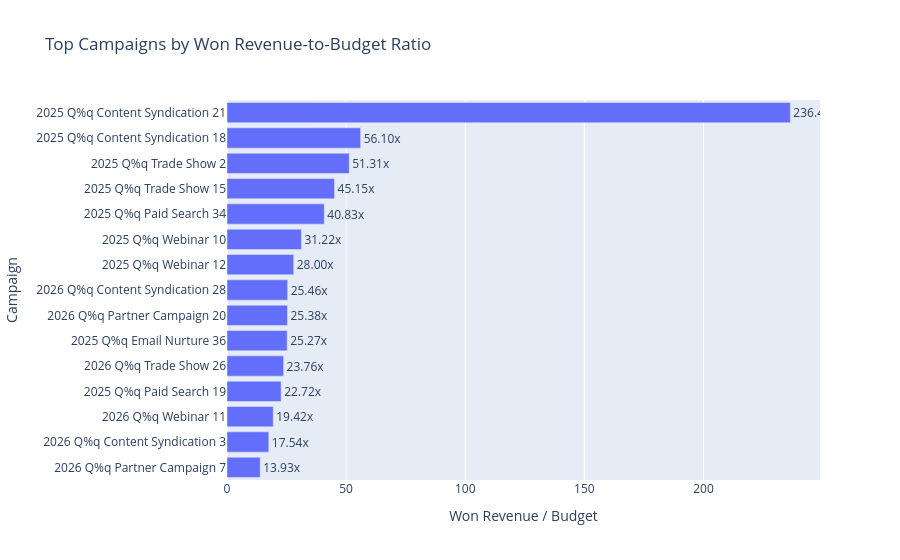

The code cell stored with this chart in its notebook:
### Markdown cell above
## Top campaign ROI

### Code cell
campaign_roi = pd.read_csv(OUT_DIR / "dashboard_campaign_roi.csv")

top_campaigns = campaign_roi.sort_values("won_revenue_to_budget", ascending=True).tail(15)

fig = px.bar(
    top_campaigns,
    x="won_revenue_to_budget",
    y="campaign_name",
    orientation="h",
    text="won_revenue_to_budget",
    title="Top Campaigns by Won Revenue-to-Budget Ratio",
    hover_data=["campaign_type", "budget", "members", "engaged_members", "influenced_opportunities", "won_revenue", "expected_revenue"]
)

fig.update_layout(
    xaxis_title="Won Revenue / Budget",
    yaxis_title="Campaign"
)

fig.update_traces(texttemplate="%{text:.2f}x", textposition="outside")

fig.show()
fig.write_html(VIS_DIR / "03_top_campaign_roi.html")

### Figure 1 — Plotly figure (JSON) as saved in the notebook; plotly's stock layout.template omitted (floating-point values rounded to 4 significant figures)
{"data": [{"alignmentgroup": "True", "customdata": [["Partner Campaign", 16120, 105, 50, 40, 224500, 1385070], ["Content Syndication", 40299, 112, 46, 43, 706847, 1765000.0], ["Webinar", 59795, 118, 52, 47, 1161037, 2513000.0], ["Paid Search", 12528, 110, 39, 34, 284694, 1204000.0], ["Trade Show", 34810, 116, 44, 53, 827055, 2045000.0], ["Email Nurture", 61512, 123, 50, 49, 1554558, 2620000.0], ["Partner Campaign", 13193, 141, 50, 39, 334832, 1605000.0], ["Content Syndication", 51307, 128, 55, 47, 1306485, 3348000.0], ["Webinar", 29517, 109, 44, 48, 826385, 2309000.0], ["Webinar", 18840, 129, 62, 38, 588120, 1561000.0], ["Paid Search", 15331, 96, 43, 56, 625902, 3013000.0], ["Trade Show", 13593, 110, 52, 37, 613736, 1564000.0], ["Trade Show", 8805, 116, 45, 41, 451780, 1672000.0], ["Content Syndication", 16725, 104, 40, 42, 938195, 2500174], ["Content Syndication", 4514, 105, 38, 39, 1067414, 1803000.0]], "hovertemplate": "won_revenue_to_budget=%{text}<br>campaign_name=%{y}<br>campaign_type=%{customdata[0]}<br>budget=%{customdata[1]}<br>members=%{customdata[2]}<br>engaged_members=%{customdata[3]}<br>influenced_opportunities=%{customdata[4]}<br>won_revenue=%{customdata[5]}<br>expected_revenue=%{customdata[6]}<extra></extra>", "legendgroup": "", "marker": {"color": "#636efa", "pattern": {"shape": ""}}, "name": "", "offsetgroup": "", "orientation": "h", "showlegend": false, "text": [13.93, 17.54, 19.42, 22.72, 23.76, 25.27, 25.38, 25.46, 28, 31.22, 40.83, 45.15, 51.31, 56.1, 236.5], "textposition": "outside", "texttemplate": "%{text:.2f}x", "type": "bar", "x": [13.93, 17.54, 19.42, 22.72, 23.76, 25.27, 25.38, 25.46, 28, 31.22, 40.83, 45.15, 51.31, 56.1, 236.5], "xaxis": "x", "y": ["2026 Q%q Partner Campaign 7", "2026 Q%q Content Syndication 3", "2026 Q%q Webinar 11", "2025 Q%q Paid Search 19", "2026 Q%q Trade Show 26", "2025 Q%q Email Nurture 36", "2026 Q%q Partner Campaign 20", "2026 Q%q Content Syndication 28", "2025 Q%q Webinar 12", "2025 Q%q Webinar 10", "2025 Q%q Paid Search 34", "2025 Q%q Trade Show 15", "2025 Q%q Trade Show 2", "2025 Q%q Content Syndication 18", "2025 Q%q Content Syndication 21"], "yaxis": "y"}], "layout": {"barmode": "relative", "legend": {"tracegroupgap": 0}, "title": {"text": "Top Campaigns by Won Revenue-to-Budget Ratio"}, "xaxis": {"anchor": "y", "domain": [0, 1], "title": {"text": "Won Revenue / Budget"}}, "yaxis": {"anchor": "x", "domain": [0, 1], "title": {"text": "Campaign"}}}}
